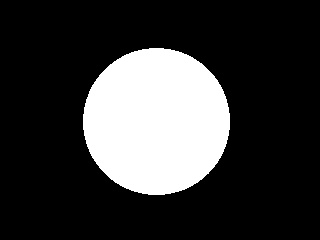
//> input picture issue_37/img.jpg, 320 x 240 px
$ ./main   (built with g++ and OpenCV 4)
//> lines starting //> are read from the running program, lines starting //| are printed output that depends on the picture; after the words box and inside, x2 and y2 are one past the last pixel; in counts of white or black regions, pixels touching at a corner belong together
#include <opencv/cv.h>
#include <opencv/highgui.h>
#include <opencv/cvaux.h>
#include <opencv/cxcore.h>
#include <opencv/ml.h>
#include <stdlib.h>
#include <stdio.h>
using namespace cv;
using namespace std;

int main(){
    Mat image=imread("/Users/wellcome/Desktop/PDI_LISTA/img.jpg",1);
//> image is the input picture: 240 rows x 320 cols, CV_8UC3; min 0, max 255, mean 56.3
    Mat gray,limi;

    cvtColor(image, gray, CV_RGB2GRAY);
    imshow("Gray Image", gray);
    waitKey();

    threshold(gray, limi, 127, 255, CV_THRESH_OTSU);
//> limi: 240 rows x 320 cols, CV_8UC1; 22.1% white; 1 white region, box (x1, y1, x2, y2) and area: (83, 48, 230, 195) 16959
    imshow("Threshold_Otsu Image", limi);
    waitKey();

    Mat element = getStructuringElement(CV_SHAPE_RECT, Size(1,3));

    for (int x=0; x<80; x++){
        dilate(limi, limi, element);
        imshow("Dilate", limi);
        waitKey(30);
    }
//> this loop made 80 passes
//> pass 1, `dilate(limi, limi, element);`:
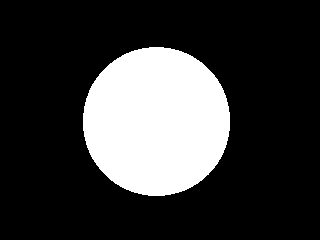
//> limi: 240 rows x 320 cols, CV_8UC1; 22.5% white; 1 white region, box (x1, y1, x2, y2) and area: (83, 47, 230, 196) 17253
//> pass 2, `dilate(limi, limi, element);`:
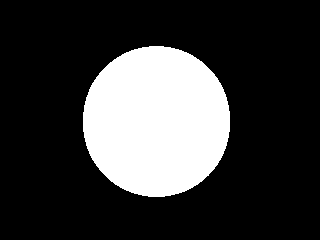
//> limi: 240 rows x 320 cols, CV_8UC1; 22.8% white; 1 white region, box (x1, y1, x2, y2) and area: (83, 46, 230, 197) 17547
//> pass 3, `dilate(limi, limi, element);`:
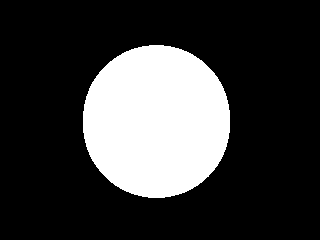
//> limi: 240 rows x 320 cols, CV_8UC1; 23.2% white; 1 white region, box (x1, y1, x2, y2) and area: (83, 45, 230, 198) 17841
//> after the loop:
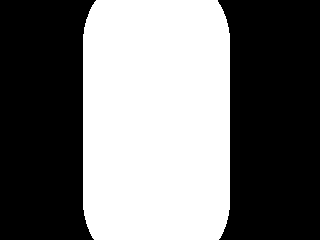
//> limi: 240 rows x 320 cols, CV_8UC1; 45.1% white; 1 white region, box (x1, y1, x2, y2) and area: (83, 0, 230, 240) 34667
}
